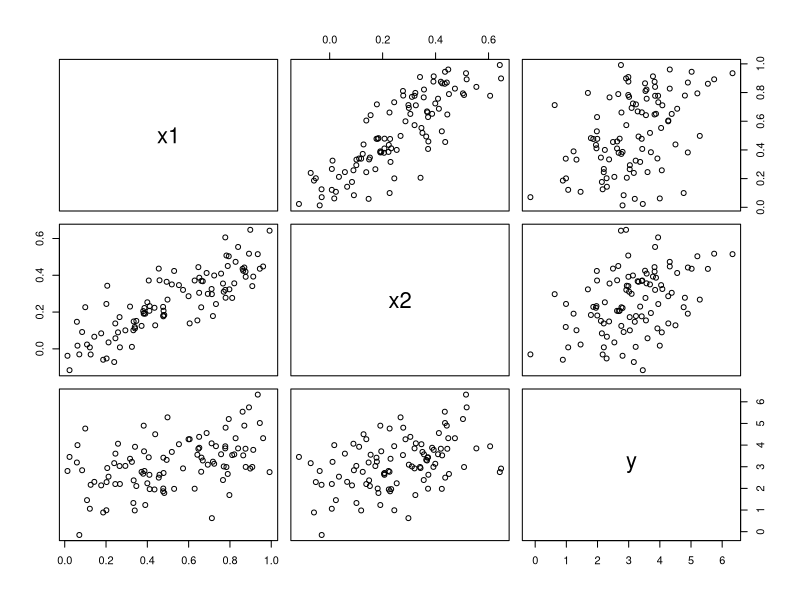
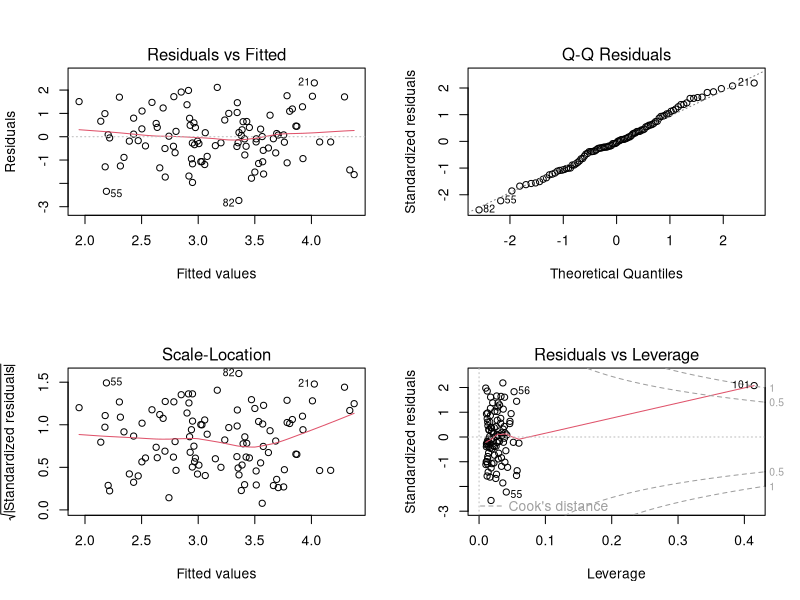
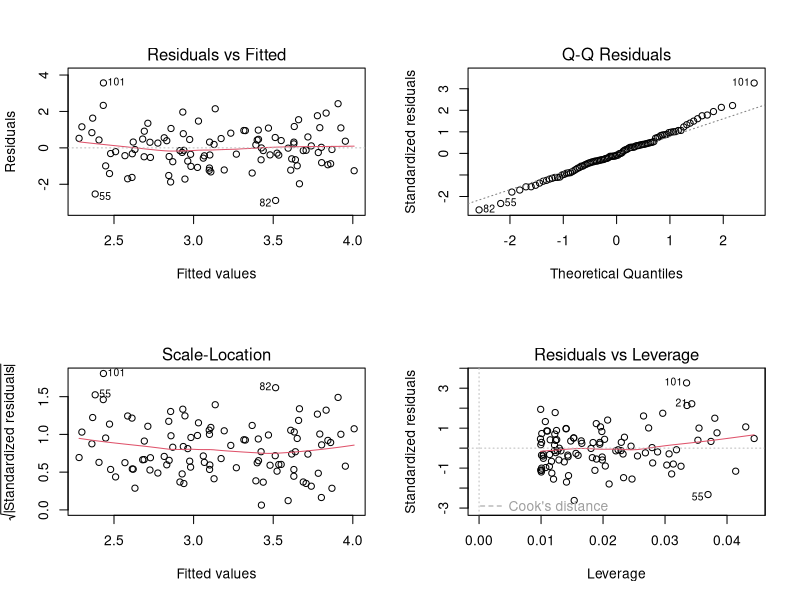
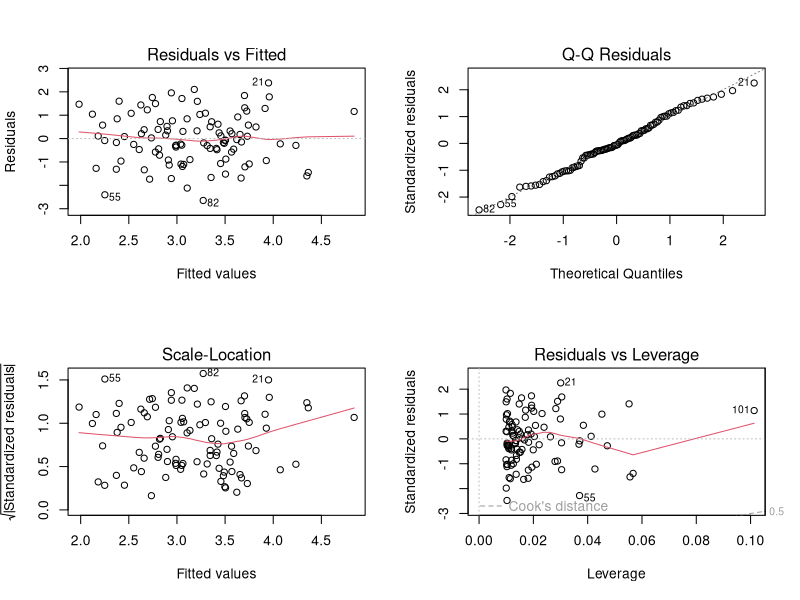
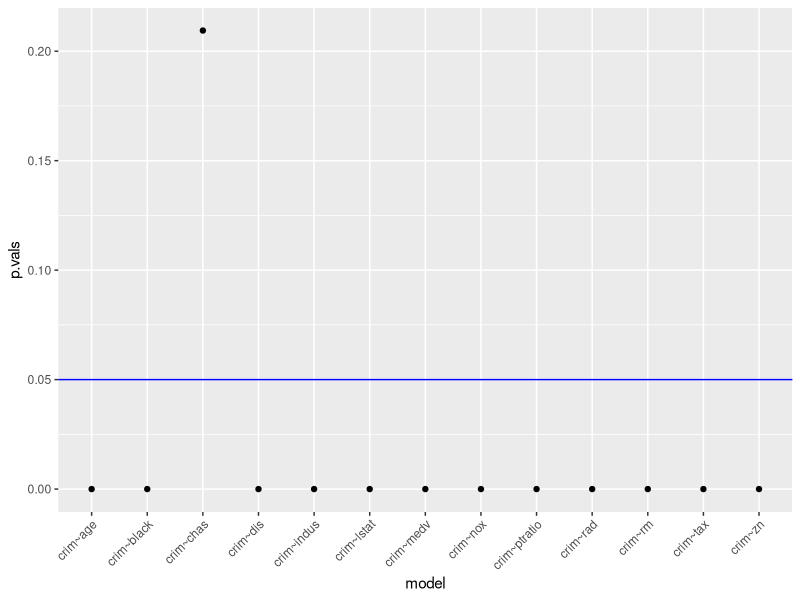
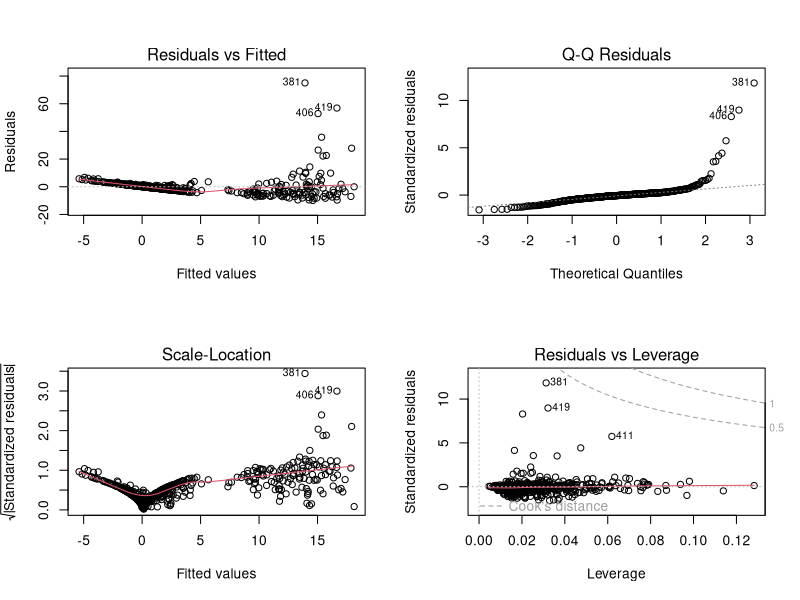
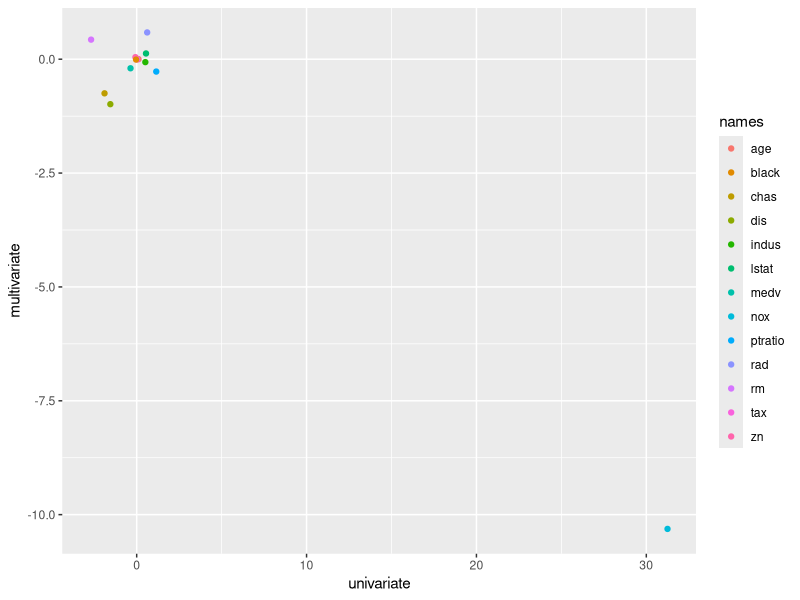

Generate these figures, in order, with R:
## ---- chunk 1
library(tidyverse)
library(MASS)
## ---- chunk 2
set.seed(1)
x1 <- runif(100)
x2 <- 0.5*x1 + rnorm(100)/10
y <- 2 + 2*x1 + 0.3*x2 + rnorm(100)
## ---- chunk 3
cor(x1, x2)
pairs(data.frame(x1 = x1, x2 = x2, y = y))
## ---- chunk 4
lm_all <- lm(y ~ x1 + x2)
summary(lm_all)
## ---- chunk 5
lm_x1 <- lm(y ~ x1)
summary(lm_x1)
## ---- chunk 6
lm_x2 <- lm(y ~ x2)
summary(lm_x2)
## ---- chunk 7
x1 <- c(x1, 0.1)
x2 <- c(x2, 0.8)
y <- c(y, 6)

lm_all_ao <- lm(y ~ x1 + x2)
summary(lm_all_ao)
par(mfrow = c(2,2))
plot(lm_all_ao)

lm_x1_ao <- lm(y ~ x1)
summary(lm_x1_ao)
par(mfrow = c(2,2))
plot(lm_x1_ao)

lm_x2_ao <- lm(y ~ x2)
summary(lm_x2_ao)
par(mfrow = c(2,2))
plot(lm_x2_ao)
## ---- chunk 8
data(Boston)
models <- lapply(paste("crim", names(Boston)[-1], sep = "~"), formula)
res_models <- lapply(models, function(x) {summary(lm(formula = x, data = Boston))})
names(res_models) <- paste("crim", names(Boston)[-1], sep = "~")
res_models
## ---- chunk 9
p_vals <- sapply(res_models, function(x) x$coefficients[2,4])
p_vals <- data.frame(model = names(p_vals), `p-vals` = p_vals)

plot <- p_vals %>%
          ggplot(aes(x = model, y = p.vals)) + 
            geom_point() + 
              geom_hline(yintercept = 0.05, col = "blue") + 
                theme(axis.text.x = element_text(angle = 45, hjust = 1))
plot
## ---- chunk 10
lm_all <- lm(crim ~ ., data = Boston)
summary(lm_all)
## ---- chunk 11
par(mfrow = c(2,2))
plot(lm_all)
## ---- chunk 12
univariate <- as.numeric(sapply(res_models, function(x) x$coefficients[2,1]))
multivariate <- as.numeric(lm_all$coefficients[-1])
names <- names(lm_all$coefficients)[-1]
  
cos <- data.frame(
  names = names,
  univariate = univariate,
  multivariate = multivariate
)

plot2 <- cos %>%
          ggplot(aes(x = univariate, y = multivariate)) + 
            geom_point(aes(col = names)) + 
              scale_fill_distiller()
plot2
